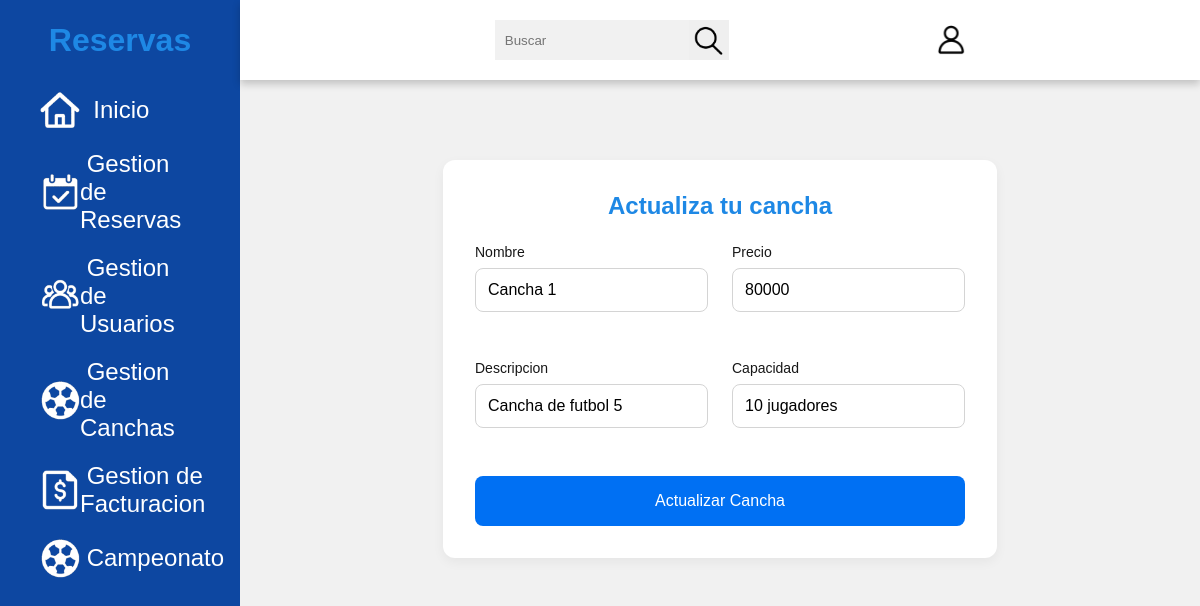
/app/GoldenPlayer/modulos/edit/editarCancha.php?id=1, run on the app's committed database.
### tables this page shows
CREATE TABLE `canchas` (
  `id` int(11) NOT NULL,
  `nombre` varchar(100) NOT NULL,
  `descripcion` text DEFAULT NULL,
  `capacidad` varchar(20) DEFAULT NULL,
  `precio` varchar(100) DEFAULT NULL
);

### app/GoldenPlayer/modulos/edit/editarCancha.php (the view, shortened to what this page needs)
<?php
$conn = conexion();
$id = $_GET['id'];
$sql = "SELECT * FROM canchas WHERE id='$id'";
$query = mysqli_query($conn, $sql);
$row = mysqli_fetch_array($query);
?>
<!DOCTYPE html>
<html lang="en">
<head>
    <link rel="stylesheet" href="../../css/reservas.css">
    <link rel="stylesheet" href="https://cdn.datatables.net/2.0.8/css/dataTables.dataTables.min.css">
</head>
<body>
    <div class="side-menu">
        <div class="brand-name">
            <h1>Reservas</h1>
        </div>
        <ul>
            <a href="../admin.php">
                <li><img src="../../img/panel/inicio.png" alt=""><span>&nbsp; Inicio</span></li>
            </a>
            <a href="../reservas.php">
                <li><img src="../../img/panel/reserva.png" alt=""><span>&nbsp;Gestion de Reservas</span></li>
            </a>
            <a href="../usuarios.php">
                <li><img src="../../img/panel/usuario.png" alt=""><span>&nbsp;Gestion de Usuarios</span></li>
            </a>
            <a href="../canchas.php">
                <li><img src="../../img/panel/cancha.png" alt=""><span>&nbsp;Gestion de Canchas</span></li>
            </a>
            <a href="../facturacion.php">
                <li><img src="../../img/panel/factura.png" alt=""><span>&nbsp;Gestion de Facturacion</span></li>
            </a>
            <a href="campeonato.php">
                <li><img src="../../img/panel/cancha.png" alt=""><span>&nbsp;Campeonato</span></li>
            </a>
        </ul>
    </div>
    <div class="container">
        <div class="header">
            <div class="nav">
                <div class="search">
                    <input type="text" placeholder="Buscar">
                    <button type="submit"><img src="../../img/buscar.png" alt=""></button>
                </div>
                <div class="user">
                    <div class="img-case">
                        <img src="../../img/user.png" alt="">
                    </div>
                </div>
            </div>
        </div>
        <div class="content">
            <div class="content-2">
                <br>
                <div class="modal-content">
                    <div class="wrapper" id="reservaForm">
                                <form class="reserva-form" id="formReservaAdmin"
                                    action="../../controlador/canchas/editarCancha.php" method="POST">
                                    <center>
                                        <h2>Actualiza tu cancha</h2>
                                    </center>
                                    <div class="form-row">
                                        <div class="form-group">
                                            <label class="form-label">Nombre</label>
                                            <input type="text" id="nombre" name="nombre" class="form-input" value="<?= $row ['nombre']?>" required />
                                        </div>
                                        <div class="form-group">
                                            <label class="form-label">Precio</label>
                                            <input type="text" id="precio" name="precio" class="form-input"
                                                placeholder="precio sin puntos" value="<?= $row ['precio']?>" required />
                                        </div>
                                    </div>
                                    <div class="form-row">
                                        <div class="form-group">
                                            <label class="form-label">Descripcion</label>
                                            <input type="text" id="descripcion" name="descripcion" class="form-input"
                                                placeholder="Descripcion" value="<?= $row ['descripcion']?>" required />
                                        </div>
                                        <div class="form-group">
                                            <label class="form-label">Capacidad</label>
                                            <input type="text" id="capacidad" name="capacidad" class="form-input"
                                                placeholder="En jugadores" value="<?= $row ['capacidad']?>" />
                                        </div>
                                    </div>
                                    <button type="submit" class="submit-button">Actualizar Cancha</button>
                                </form>
                            </div>
                </div>
            </div>
        </div>
    </div>
</body>
</html>

### app/GoldenPlayer/css/reservas.css (style rules this page uses)
* { margin: 0; padding: 0; box-sizing: border-box; font-family: 'Poppins', sans-serif; }
body { min-height: 100vh; }
a { text-decoration: none; }
li { list-style: none; }
h1, h2 { color: #1E88E5; }
.side-menu { position: fixed; background-color: #0D47A1; width: 20vw; min-height: 100vh; display: flex; flex-direction: column; }
.side-menu .brand-name { height: 10vh; display: flex; align-items: center; justify-content: center; }
.side-menu li { font-size: 24px; padding: 10px 40px; color: white; display: flex; align-items: center; }
.side-menu li img { width: 40px; height: 40px; }
.container { position: absolute; right: 0; width: 80vw; height: 100vh; background: #f1f1f1; }
.container .header { position: fixed; top: 0; right: 0; width: 80vw; height: 10vh; background: white; display: flex; align-items: center; justify-content: center; box-shadow: 0 4px 8px 0 rgb(0, 0, 0, 0.2); z-index: 1; }
.container .header .nav { width: 90%; display: flex; align-items: center; }
.container .header .nav .search { flex: 3; display: flex; justify-content: center; }
.container .header .nav .search input[type=text] { border: none; background: #f1f1f1; padding: 10px; width: 30%; }
.container .header .nav .search button { width: 40px; height: 40px; border: none; display: flex; align-items: center; justify-content: center; }
.container .header .nav .search button img { width: 30px; height: 30px; }
.container .header .nav .user { flex: 1; display: flex; justify-content: space-between; align-items: center; }
.container .header .nav .user .img-case { position: relative; width: 30px; height: 30px; }
.container .header .nav .user img { width: 40px; height: 40px; }
.container .header .nav .user .img-case img { position: absolute; top: 0; left: 0; width: 100%; height: 100%; }
.container .content { position: relative; margin-top: 10vh; min-height: 90vh; background: #f1f1f1; }
.container .content .content-2 { min-height: 60vh; display: flex; justify-content: space-around; align-items: flex-start; flex-wrap: wrap; }
.modal-content { background: none; margin: 5% auto; padding: 32px; border-radius: 12px; max-width: 640px; height: 500px; position: relative; animation: aparecer 0.3s ease; }
.reserva-form { max-width: 640px; margin: 0 auto; background-color: #ffffff; padding: 32px; border-radius: 12px; box-shadow: 0 4px 12px rgba(0, 0, 0, 0.05); }
.form-row { display: grid; grid-template-columns: 1fr; gap: 24px; margin-bottom: 24px; }
@media (min-width: 768px) { .form-row { grid-template-columns: 1fr 1fr; } }
.form-group { margin-bottom: 24px; }
.form-label { display: block; font-size: 0.875rem; font-weight: 500; margin-bottom: 8px; color: #171717; }
.form-input { width: 100%; padding: 12px; border: 1px solid #d4d4d4; border-radius: 8px; background-color: #ffffff; font-size: 1rem; }
.submit-button { width: 100%; padding: 16px; background-color: #0070f3; color: white; border: none; border-radius: 8px; font-size: 1rem; font-weight: 500; cursor: pointer; transition: background-color 0.3s ease; }

### data on the page
canchas: nombre "Cancha 1", precio "80000", descripcion "Cancha de futbol 5", capacidad "10 jugadores"
